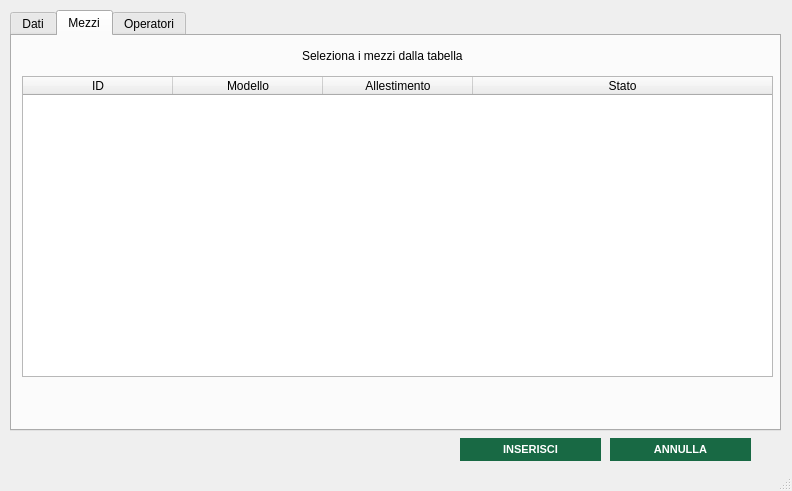
<?xml version="1.0" encoding="UTF-8"?>
<ui version="4.0">
 <class>inserimentoturno_window</class>
 <widget class="QMainWindow" name="inserimentoturno_window">
  <property name="geometry">
   <rect>
    <x>0</x>
    <y>0</y>
    <width>792</width>
    <height>491</height>
   </rect>
  </property>
  <property name="minimumSize">
   <size>
    <width>792</width>
    <height>491</height>
   </size>
  </property>
  <property name="maximumSize">
   <size>
    <width>792</width>
    <height>491</height>
   </size>
  </property>
  <property name="windowTitle">
   <string>Inserimento Turno</string>
  </property>
  <property name="windowIcon">
   <iconset resource="xz.qrc">
    <normaloff>:/images/images/AnconAmbiente_Logo.png</normaloff>:/images/images/AnconAmbiente_Logo.png</iconset>
  </property>
  <widget class="QWidget" name="inserimentoturno_widget">
   <widget class="QTabWidget" name="inserimentoturno_tabs">
    <property name="geometry">
     <rect>
      <x>10</x>
      <y>10</y>
      <width>771</width>
      <height>421</height>
     </rect>
    </property>
    <property name="minimumSize">
     <size>
      <width>771</width>
      <height>421</height>
     </size>
    </property>
    <property name="maximumSize">
     <size>
      <width>771</width>
      <height>421</height>
     </size>
    </property>
    <property name="currentIndex">
     <number>1</number>
    </property>
    <widget class="QWidget" name="dati_tab">
     <attribute name="title">
      <string>Dati</string>
     </attribute>
     <widget class="QLabel" name="label_3">
      <property name="geometry">
       <rect>
        <x>310</x>
        <y>110</y>
        <width>151</width>
        <height>21</height>
       </rect>
      </property>
      <property name="text">
       <string>Servizi da inserire:</string>
      </property>
     </widget>
     <widget class="QTableWidget" name="tabella_servizi">
      <property name="geometry">
       <rect>
        <x>10</x>
        <y>140</y>
        <width>751</width>
        <height>191</height>
       </rect>
      </property>
      <property name="selectionBehavior">
       <enum>QAbstractItemView::SelectRows</enum>
      </property>
      <attribute name="horizontalHeaderDefaultSectionSize">
       <number>150</number>
      </attribute>
      <attribute name="horizontalHeaderShowSortIndicator" stdset="0">
       <bool>false</bool>
      </attribute>
      <attribute name="horizontalHeaderStretchLastSection">
       <bool>true</bool>
      </attribute>
      <attribute name="verticalHeaderVisible">
       <bool>false</bool>
      </attribute>
      <attribute name="verticalHeaderCascadingSectionResizes">
       <bool>false</bool>
      </attribute>
      <column>
       <property name="text">
        <string>ID</string>
       </property>
      </column>
      <column>
       <property name="text">
        <string>Tipo</string>
       </property>
      </column>
      <column>
       <property name="text">
        <string>Luogo</string>
       </property>
      </column>
      <column>
       <property name="text">
        <string>Periodicità</string>
       </property>
      </column>
     </widget>
     <widget class="QLabel" name="servizio_error">
      <property name="geometry">
       <rect>
        <x>340</x>
        <y>350</y>
        <width>411</width>
        <height>16</height>
       </rect>
      </property>
      <property name="palette">
       <palette>
        <active>
         <colorrole role="WindowText">
          <brush brushstyle="SolidPattern">
           <color alpha="255">
            <red>255</red>
            <green>0</green>
            <blue>0</blue>
           </color>
          </brush>
         </colorrole>
         <colorrole role="Text">
          <brush brushstyle="SolidPattern">
           <color alpha="255">
            <red>255</red>
            <green>0</green>
            <blue>0</blue>
           </color>
          </brush>
         </colorrole>
         <colorrole role="PlaceholderText">
          <brush brushstyle="SolidPattern">
           <color alpha="128">
            <red>255</red>
            <green>0</green>
            <blue>0</blue>
           </color>
          </brush>
         </colorrole>
        </active>
        <inactive>
         <colorrole role="WindowText">
          <brush brushstyle="SolidPattern">
           <color alpha="255">
            <red>255</red>
            <green>0</green>
            <blue>0</blue>
           </color>
          </brush>
         </colorrole>
         <colorrole role="Text">
          <brush brushstyle="SolidPattern">
           <color alpha="255">
            <red>255</red>
            <green>0</green>
            <blue>0</blue>
           </color>
          </brush>
         </colorrole>
         <colorrole role="PlaceholderText">
          <brush brushstyle="SolidPattern">
           <color alpha="128">
            <red>255</red>
            <green>0</green>
            <blue>0</blue>
           </color>
          </brush>
         </colorrole>
        </inactive>
        <disabled>
         <colorrole role="WindowText">
          <brush brushstyle="SolidPattern">
           <color alpha="255">
            <red>190</red>
            <green>190</green>
            <blue>190</blue>
           </color>
          </brush>
         </colorrole>
         <colorrole role="Text">
          <brush brushstyle="SolidPattern">
           <color alpha="255">
            <red>190</red>
            <green>190</green>
            <blue>190</blue>
           </color>
          </brush>
         </colorrole>
         <colorrole role="PlaceholderText">
          <brush brushstyle="SolidPattern">
           <color alpha="128">
            <red>0</red>
            <green>0</green>
            <blue>0</blue>
           </color>
          </brush>
         </colorrole>
        </disabled>
       </palette>
      </property>
      <property name="text">
       <string/>
      </property>
     </widget>
     <widget class="QLabel" name="label_9">
      <property name="geometry">
       <rect>
        <x>20</x>
        <y>343</y>
        <width>151</width>
        <height>21</height>
       </rect>
      </property>
      <property name="text">
       <string>Selezionare ID Servizio:</string>
      </property>
     </widget>
     <widget class="QComboBox" name="combo_servizi">
      <property name="geometry">
       <rect>
        <x>170</x>
        <y>340</y>
        <width>161</width>
        <height>27</height>
       </rect>
      </property>
     </widget>
     <widget class="QLabel" name="label">
      <property name="geometry">
       <rect>
        <x>20</x>
        <y>70</y>
        <width>131</width>
        <height>21</height>
       </rect>
      </property>
      <property name="text">
       <string>Data e ora fine turno:</string>
      </property>
     </widget>
     <widget class="QLabel" name="label_4">
      <property name="geometry">
       <rect>
        <x>20</x>
        <y>23</y>
        <width>121</width>
        <height>21</height>
       </rect>
      </property>
      <property name="text">
       <string>Data e ora inizio turno:</string>
      </property>
     </widget>
     <widget class="QDateTimeEdit" name="inizio_datetimepicker">
      <property name="geometry">
       <rect>
        <x>150</x>
        <y>20</y>
        <width>194</width>
        <height>26</height>
       </rect>
      </property>
      <property name="displayFormat">
       <string>M/d/yy hh:mm</string>
      </property>
      <property name="calendarPopup">
       <bool>true</bool>
      </property>
     </widget>
     <widget class="QDateTimeEdit" name="fine_datetimepicker">
      <property name="geometry">
       <rect>
        <x>150</x>
        <y>67</y>
        <width>194</width>
        <height>26</height>
       </rect>
      </property>
      <property name="displayFormat">
       <string>M/d/yy hh:mm</string>
      </property>
      <property name="calendarPopup">
       <bool>true</bool>
      </property>
     </widget>
     <widget class="QPushButton" name="servizi_button">
      <property name="geometry">
       <rect>
        <x>620</x>
        <y>110</y>
        <width>141</width>
        <height>23</height>
       </rect>
      </property>
      <property name="styleSheet">
       <string notr="true">QPushButton{
background-color:rgb(24, 105, 68);
color: white;
border-style: outset;
font:  bold 11px


}

QPushButton:hover{
background-color:rgb(170, 203, 108);
color: white;
border-style: outset;
font:  bold 11px
}</string>
      </property>
      <property name="text">
       <string>LISTA COMPLETA SERVIZI</string>
      </property>
     </widget>
    </widget>
    <widget class="QWidget" name="mezzi_widget">
     <attribute name="title">
      <string>Mezzi</string>
     </attribute>
     <widget class="QLabel" name="label_6">
      <property name="geometry">
       <rect>
        <x>290</x>
        <y>10</y>
        <width>201</width>
        <height>20</height>
       </rect>
      </property>
      <property name="text">
       <string>Seleziona i mezzi dalla tabella</string>
      </property>
     </widget>
     <widget class="QTableWidget" name="tabella_mezzi">
      <property name="geometry">
       <rect>
        <x>10</x>
        <y>40</y>
        <width>751</width>
        <height>301</height>
       </rect>
      </property>
      <property name="selectionBehavior">
       <enum>QAbstractItemView::SelectRows</enum>
      </property>
      <attribute name="horizontalHeaderDefaultSectionSize">
       <number>150</number>
      </attribute>
      <attribute name="horizontalHeaderShowSortIndicator" stdset="0">
       <bool>false</bool>
      </attribute>
      <attribute name="horizontalHeaderStretchLastSection">
       <bool>true</bool>
      </attribute>
      <attribute name="verticalHeaderVisible">
       <bool>false</bool>
      </attribute>
      <attribute name="verticalHeaderCascadingSectionResizes">
       <bool>false</bool>
      </attribute>
      <column>
       <property name="text">
        <string>ID</string>
       </property>
      </column>
      <column>
       <property name="text">
        <string>Modello</string>
       </property>
      </column>
      <column>
       <property name="text">
        <string>Allestimento</string>
       </property>
      </column>
      <column>
       <property name="text">
        <string>Stato</string>
       </property>
      </column>
     </widget>
     <widget class="QLabel" name="warning_label2">
      <property name="geometry">
       <rect>
        <x>10</x>
        <y>360</y>
        <width>721</width>
        <height>16</height>
       </rect>
      </property>
      <property name="palette">
       <palette>
        <active>
         <colorrole role="WindowText">
          <brush brushstyle="SolidPattern">
           <color alpha="255">
            <red>255</red>
            <green>0</green>
            <blue>0</blue>
           </color>
          </brush>
         </colorrole>
         <colorrole role="Text">
          <brush brushstyle="SolidPattern">
           <color alpha="255">
            <red>255</red>
            <green>0</green>
            <blue>0</blue>
           </color>
          </brush>
         </colorrole>
         <colorrole role="PlaceholderText">
          <brush brushstyle="SolidPattern">
           <color alpha="128">
            <red>255</red>
            <green>0</green>
            <blue>0</blue>
           </color>
          </brush>
         </colorrole>
        </active>
        <inactive>
         <colorrole role="WindowText">
          <brush brushstyle="SolidPattern">
           <color alpha="255">
            <red>255</red>
            <green>0</green>
            <blue>0</blue>
           </color>
          </brush>
         </colorrole>
         <colorrole role="Text">
          <brush brushstyle="SolidPattern">
           <color alpha="255">
            <red>255</red>
            <green>0</green>
            <blue>0</blue>
           </color>
          </brush>
         </colorrole>
         <colorrole role="PlaceholderText">
          <brush brushstyle="SolidPattern">
           <color alpha="128">
            <red>255</red>
            <green>0</green>
            <blue>0</blue>
           </color>
          </brush>
         </colorrole>
        </inactive>
        <disabled>
         <colorrole role="WindowText">
          <brush brushstyle="SolidPattern">
           <color alpha="255">
            <red>190</red>
            <green>190</green>
            <blue>190</blue>
           </color>
          </brush>
         </colorrole>
         <colorrole role="Text">
          <brush brushstyle="SolidPattern">
           <color alpha="255">
            <red>190</red>
            <green>190</green>
            <blue>190</blue>
           </color>
          </brush>
         </colorrole>
         <colorrole role="PlaceholderText">
          <brush brushstyle="SolidPattern">
           <color alpha="128">
            <red>0</red>
            <green>0</green>
            <blue>0</blue>
           </color>
          </brush>
         </colorrole>
        </disabled>
       </palette>
      </property>
      <property name="text">
       <string/>
      </property>
     </widget>
    </widget>
    <widget class="QWidget" name="operatori_tab">
     <attribute name="title">
      <string>Operatori</string>
     </attribute>
     <widget class="QLabel" name="label_5">
      <property name="geometry">
       <rect>
        <x>260</x>
        <y>10</y>
        <width>211</width>
        <height>20</height>
       </rect>
      </property>
      <property name="text">
       <string>Seleziona gli operatori dalla tabella</string>
      </property>
     </widget>
     <widget class="QTableWidget" name="tabella_operatori">
      <property name="geometry">
       <rect>
        <x>10</x>
        <y>40</y>
        <width>751</width>
        <height>301</height>
       </rect>
      </property>
      <property name="selectionBehavior">
       <enum>QAbstractItemView::SelectRows</enum>
      </property>
      <property name="sortingEnabled">
       <bool>false</bool>
      </property>
      <attribute name="horizontalHeaderCascadingSectionResizes">
       <bool>false</bool>
      </attribute>
      <attribute name="horizontalHeaderMinimumSectionSize">
       <number>150</number>
      </attribute>
      <attribute name="horizontalHeaderDefaultSectionSize">
       <number>170</number>
      </attribute>
      <attribute name="horizontalHeaderHighlightSections">
       <bool>true</bool>
      </attribute>
      <attribute name="horizontalHeaderShowSortIndicator" stdset="0">
       <bool>false</bool>
      </attribute>
      <attribute name="horizontalHeaderStretchLastSection">
       <bool>true</bool>
      </attribute>
      <attribute name="verticalHeaderVisible">
       <bool>false</bool>
      </attribute>
      <attribute name="verticalHeaderCascadingSectionResizes">
       <bool>false</bool>
      </attribute>
      <attribute name="verticalHeaderHighlightSections">
       <bool>true</bool>
      </attribute>
      <column>
       <property name="text">
        <string>ID</string>
       </property>
      </column>
      <column>
       <property name="text">
        <string>Nome</string>
       </property>
      </column>
      <column>
       <property name="text">
        <string>Cognome</string>
       </property>
      </column>
      <column>
       <property name="text">
        <string>Stato</string>
       </property>
      </column>
     </widget>
     <widget class="QLabel" name="operatori_error">
      <property name="geometry">
       <rect>
        <x>10</x>
        <y>360</y>
        <width>721</width>
        <height>16</height>
       </rect>
      </property>
      <property name="palette">
       <palette>
        <active>
         <colorrole role="WindowText">
          <brush brushstyle="SolidPattern">
           <color alpha="255">
            <red>255</red>
            <green>0</green>
            <blue>0</blue>
           </color>
          </brush>
         </colorrole>
         <colorrole role="Text">
          <brush brushstyle="SolidPattern">
           <color alpha="255">
            <red>255</red>
            <green>0</green>
            <blue>0</blue>
           </color>
          </brush>
         </colorrole>
         <colorrole role="PlaceholderText">
          <brush brushstyle="SolidPattern">
           <color alpha="128">
            <red>255</red>
            <green>0</green>
            <blue>0</blue>
           </color>
          </brush>
         </colorrole>
        </active>
        <inactive>
         <colorrole role="WindowText">
          <brush brushstyle="SolidPattern">
           <color alpha="255">
            <red>255</red>
            <green>0</green>
            <blue>0</blue>
           </color>
          </brush>
         </colorrole>
         <colorrole role="Text">
          <brush brushstyle="SolidPattern">
           <color alpha="255">
            <red>255</red>
            <green>0</green>
            <blue>0</blue>
           </color>
          </brush>
         </colorrole>
         <colorrole role="PlaceholderText">
          <brush brushstyle="SolidPattern">
           <color alpha="128">
            <red>255</red>
            <green>0</green>
            <blue>0</blue>
           </color>
          </brush>
         </colorrole>
        </inactive>
        <disabled>
         <colorrole role="WindowText">
          <brush brushstyle="SolidPattern">
           <color alpha="255">
            <red>190</red>
            <green>190</green>
            <blue>190</blue>
           </color>
          </brush>
         </colorrole>
         <colorrole role="Text">
          <brush brushstyle="SolidPattern">
           <color alpha="255">
            <red>190</red>
            <green>190</green>
            <blue>190</blue>
           </color>
          </brush>
         </colorrole>
         <colorrole role="PlaceholderText">
          <brush brushstyle="SolidPattern">
           <color alpha="128">
            <red>0</red>
            <green>0</green>
            <blue>0</blue>
           </color>
          </brush>
         </colorrole>
        </disabled>
       </palette>
      </property>
      <property name="text">
       <string/>
      </property>
     </widget>
    </widget>
   </widget>
   <widget class="QPushButton" name="inserisci_button">
    <property name="geometry">
     <rect>
      <x>460</x>
      <y>438</y>
      <width>141</width>
      <height>23</height>
     </rect>
    </property>
    <property name="styleSheet">
     <string notr="true">QPushButton{
background-color:rgb(24, 105, 68);
color: white;
border-style: outset;
font:  bold 11px


}

QPushButton:hover{
background-color:rgb(170, 203, 108);
color: white;
border-style: outset;
font:  bold 11px
}</string>
    </property>
    <property name="text">
     <string>INSERISCI</string>
    </property>
   </widget>
   <widget class="QPushButton" name="annulla_button">
    <property name="geometry">
     <rect>
      <x>610</x>
      <y>438</y>
      <width>141</width>
      <height>23</height>
     </rect>
    </property>
    <property name="styleSheet">
     <string notr="true">QPushButton{
background-color:rgb(24, 105, 68);
color: white;
border-style: outset;
font:  bold 11px


}

QPushButton:hover{
background-color:rgb(170, 203, 108);
color: white;
border-style: outset;
font:  bold 11px
}</string>
    </property>
    <property name="text">
     <string>ANNULLA</string>
    </property>
   </widget>
   <widget class="QLabel" name="inserimento_error">
    <property name="geometry">
     <rect>
      <x>20</x>
      <y>444</y>
      <width>421</width>
      <height>20</height>
     </rect>
    </property>
    <property name="palette">
     <palette>
      <active>
       <colorrole role="WindowText">
        <brush brushstyle="SolidPattern">
         <color alpha="255">
          <red>255</red>
          <green>0</green>
          <blue>0</blue>
         </color>
        </brush>
       </colorrole>
       <colorrole role="Text">
        <brush brushstyle="SolidPattern">
         <color alpha="255">
          <red>255</red>
          <green>0</green>
          <blue>0</blue>
         </color>
        </brush>
       </colorrole>
       <colorrole role="PlaceholderText">
        <brush brushstyle="SolidPattern">
         <color alpha="128">
          <red>255</red>
          <green>0</green>
          <blue>0</blue>
         </color>
        </brush>
       </colorrole>
      </active>
      <inactive>
       <colorrole role="WindowText">
        <brush brushstyle="SolidPattern">
         <color alpha="255">
          <red>255</red>
          <green>0</green>
          <blue>0</blue>
         </color>
        </brush>
       </colorrole>
       <colorrole role="Text">
        <brush brushstyle="SolidPattern">
         <color alpha="255">
          <red>255</red>
          <green>0</green>
          <blue>0</blue>
         </color>
        </brush>
       </colorrole>
       <colorrole role="PlaceholderText">
        <brush brushstyle="SolidPattern">
         <color alpha="128">
          <red>255</red>
          <green>0</green>
          <blue>0</blue>
         </color>
        </brush>
       </colorrole>
      </inactive>
      <disabled>
       <colorrole role="WindowText">
        <brush brushstyle="SolidPattern">
         <color alpha="255">
          <red>190</red>
          <green>190</green>
          <blue>190</blue>
         </color>
        </brush>
       </colorrole>
       <colorrole role="Text">
        <brush brushstyle="SolidPattern">
         <color alpha="255">
          <red>190</red>
          <green>190</green>
          <blue>190</blue>
         </color>
        </brush>
       </colorrole>
       <colorrole role="PlaceholderText">
        <brush brushstyle="SolidPattern">
         <color alpha="128">
          <red>0</red>
          <green>0</green>
          <blue>0</blue>
         </color>
        </brush>
       </colorrole>
      </disabled>
     </palette>
    </property>
    <property name="text">
     <string/>
    </property>
   </widget>
  </widget>
  <widget class="QStatusBar" name="statusbar"/>
 </widget>
 <resources>
  <include location="xz.qrc"/>
 </resources>
 <connections/>
</ui>
